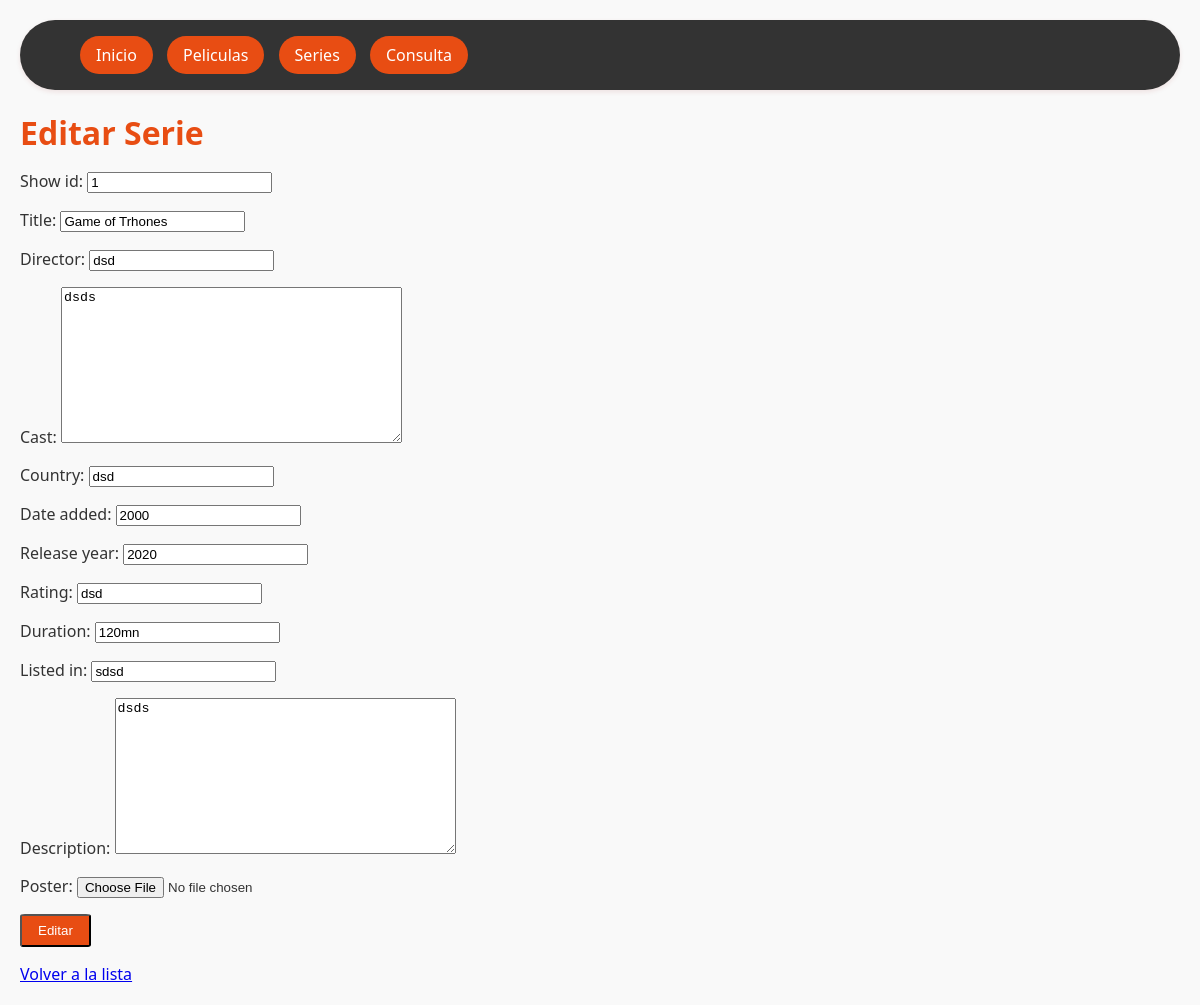
The app's page /series/editar/1/ with its own data.
### netflix_app/models.py (models this page shows, shortened)
class Serie(models.Model):
    show_id = models.CharField(max_length=20, unique=True)
    title = models.CharField(max_length=200)
    director = models.CharField(max_length=200, blank=True, null=True)
    cast = models.TextField(blank=True, null=True)
    country = models.CharField(max_length=100, blank=True, null=True)
    date_added = models.CharField(max_length=100, blank=True, null=True)
    release_year = models.IntegerField(blank=True, null=True)
    rating = models.CharField(max_length=20, blank=True, null=True)
    duration = models.CharField(max_length=50, blank=True, null=True)
    listed_in = models.CharField(max_length=200, blank=True, null=True)
    description = models.TextField(blank=True, null=True)
    poster = models.ImageField(upload_to="posters/", blank=True, null=True)

### netflix_app/views.py (the view)
# urls.py: path("series/editar/<int:id>/", views.editar_serie, name="editar_serie"),
def editar_serie(request, id):
    serie = get_object_or_404(Serie, id=id)
    if request.method == "POST":
        form = SerieForm(request.POST, instance=serie)
        if form.is_valid():
            form.save()
            return redirect("netflix_app:lista_series")
    else:
        form = SerieForm(instance=serie)
    return render(
        request, "netflix_app/editar_serie.html", {"form": form, "accion": "Editar"}
    )

### netflix_app/forms.py
class SerieForm(forms.ModelForm):
    class Meta:
        model = Serie
        fields = [
            "show_id",
            "title",
            "director",
            "cast",
            "country",
            "date_added",
            "release_year",
            "rating",
            "duration",
            "listed_in",
            "description",
            "poster",
        ]

### netflix_app/templates/netflix_app/editar_serie.html (shortened to what this page needs)
{% extends "netflix_app/base.html" %}
{% block content %}
<h1>{{ accion }} Serie</h1>
<form method="post" enctype="multipart/form-data">
    {{ form.as_p }}
    <button type="submit" class="btn">{{ accion }}</button>
</form>
<p><a href="{% url 'netflix_app:lista_series' %}">Volver a la lista</a></p>
{% endblock %}

### netflix_app/static/css/main.css (style rules this page uses)
body { font-family: 'Segoe UI', sans-serif; margin: 20px; background-color: #f9f9f9; color: #333; }
h1, h2, h3 { color: #e84d13; margin-bottom: 15px; }
.btn { border-radius: 7%; padding: 7px 16px; background-color: #e84d13; color: #fff; text-decoration: none; }

### records on screen
Serie: show_id "1", title "Game of Trhones", director "dsd", cast "dsds", country "dsd", date_added "2000", release_year "2020", rating "dsd", duration "120mn", listed_in "sdsd", description "dsds"

### other values on screen
{{ accion }} "Editar"
